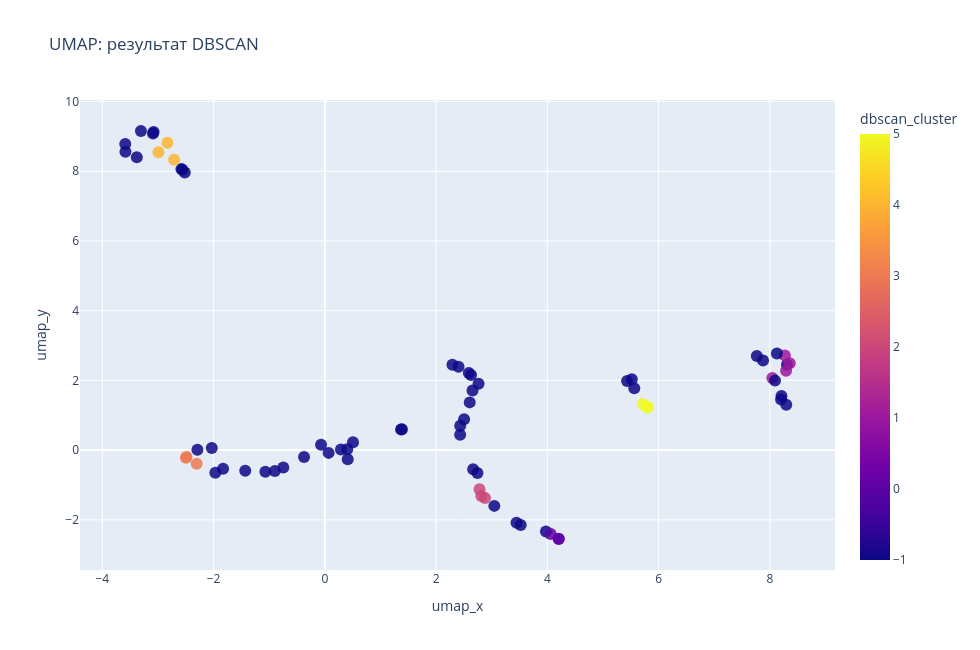

Source (notebook cell):
### Code cell
plot_interactive_projection(
    data=df,
    x_col="umap_x",
    y_col="umap_y",
    label_col="dbscan_cluster",
    title="UMAP: результат DBSCAN"
)

### Figure 1 — Plotly figure (JSON) as saved in the notebook; plotly's stock layout.template omitted (floating-point values rounded to 4 significant figures; data arrays with more than 128 entries replaced by an {"elided": "..."} marker saying what was removed)
{"data": [{"customdata": {"elided": "72x4 mixed values"}, "hovertemplate": "umap_x=%{x}<br>umap_y=%{y}<br>true_topic=%{customdata[0]}<br>text=%{customdata[1]}<br>kmeans_cluster=%{customdata[2]}<br>dbscan_cluster=%{marker.color}<extra></extra>", "legendgroup": "", "marker": {"color": [-1, -1, -1, 3, -1, -1, -1, -1, 0, 1, -1, -1, -1, -1, -1, -1, -1, 1, 4, -1, 1, -1, 4, 2, -1, 3, 1, -1, -1, -1, -1, -1, -1, -1, -1, -1, -1, -1, -1, 2, -1, -1, -1, -1, -1, -1, -1, -1, -1, 2, -1, -1, 4, -1, 5, 3, -1, 5, -1, -1, -1, -1, -1, -1, -1, 0, -1, -1, -1, 5, 0, -1], "coloraxis": "coloraxis", "opacity": 0.85, "size": 12, "symbol": "circle"}, "mode": "markers", "name": "", "orientation": "v", "showlegend": false, "type": "scatter", "x": [-0.374, 5.519, 1.37, -2.304, -3.588, 8.209, -1.969, -2.518, 4.202, 8.045, 2.433, -3.585, -0.747, 2.743, -2.033, 2.629, 8.308, 8.292, -2.83, 0.06804, 8.358, 3.975, -2.992, 2.812, 0.4025, -2.487, 8.27, 2.666, -3.09, 3.047, 1.386, 2.764, 8.094, -3.381, 2.503, 2.294, 0.4113, -2.291, 2.588, 2.781, -1.431, 8.202, -1.069, 2.434, 0.5063, 7.766, 5.434, 2.403, -3.079, 2.879, -2.579, 7.878, -2.709, 0.2893, 5.803, -2.497, -3.306, 5.792, -0.06807, 3.522, -2.56, 3.446, 5.563, -1.829, 8.296, 4.06, -0.898, 2.655, 2.605, 5.713, 4.206, 8.128], "xaxis": "x", "y": [-0.2002, 2.036, 0.5937, -0.3937, 8.781, 1.554, -0.6511, 7.965, -2.546, 2.07, 0.4388, 8.558, -0.5019, -0.6541, 0.05867, 2.158, 2.448, 2.274, 8.815, -0.07933, 2.489, -2.335, 8.545, -1.313, 0.02146, -0.1961, 2.716, -0.5513, 9.081, -1.6, 0.5973, 1.901, 1.994, 8.404, 0.8862, 2.449, -0.2614, 0.0136, 2.215, -1.124, -0.5951, 1.451, -0.62, 0.6988, 0.2236, 2.702, 1.986, 2.394, 9.128, -1.373, 8.061, 2.572, 8.33, 0.021, 1.221, -0.2222, 9.155, 1.249, 0.1515, -2.151, 8.04, -2.083, 1.773, -0.5323, 1.303, -2.409, -0.5988, 1.711, 1.37, 1.324, -2.55, 2.772], "yaxis": "y"}], "layout": {"coloraxis": {"colorbar": {"title": {"text": "dbscan_cluster"}}, "colorscale": [[0, "#0d0887"], [0.1111, "#46039f"], [0.2222, "#7201a8"], [0.3333, "#9c179e"], [0.4444, "#bd3786"], [0.5556, "#d8576b"], [0.6667, "#ed7953"], [0.7778, "#fb9f3a"], [0.8889, "#fdca26"], [1, "#f0f921"]]}, "height": 650, "legend": {"tracegroupgap": 0}, "title": {"text": "UMAP: результат DBSCAN"}, "width": 980, "xaxis": {"anchor": "y", "domain": [0, 1], "title": {"text": "umap_x"}}, "yaxis": {"anchor": "x", "domain": [0, 1], "title": {"text": "umap_y"}}}}
